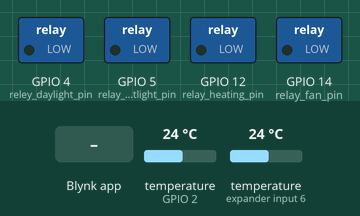
Simulated run of this sketch. Board: ESP8266 (NodeMCU). Parts: switched loads named in the sketch (green lamp = pin HIGH). The inputs (shaded band) are chosen by the test bench; at power-on: temperature (sensors on GPIO 2, expander input 6) 24 °C. WiFi joins after 1.5 s; servers stay silent unless stated.

Above: at 3.0 s.
3.1 s: Blynk app writes 0 to V9
At 4.0 s:
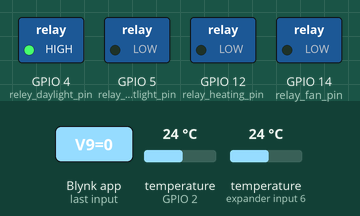
5.0 s: Blynk app writes 0 to V4
At 6.7 s:
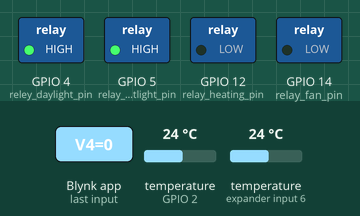
7.0 s: Blynk app writes 1 to V9
At 8.2 s:
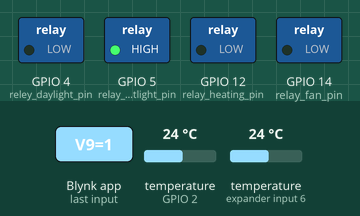
9.0 s: Blynk app writes 0 to V0
At 10.7 s:
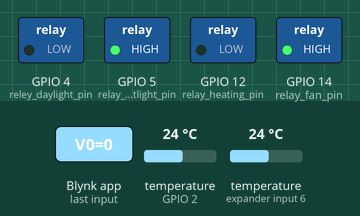
11.0 s: Blynk app writes 1 to V4
At 12.5 s:
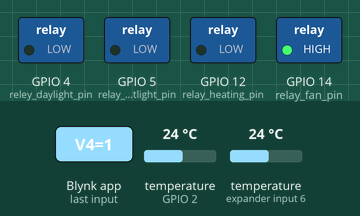
13.0 s: Blynk app writes 0 to V6
At 14.0 s:
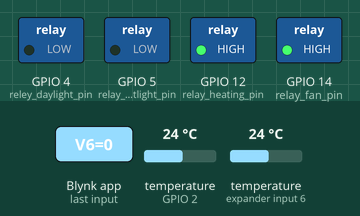
Timing chart, 0 to 16.0 s (numbered marks = the images above; inputs shaded):
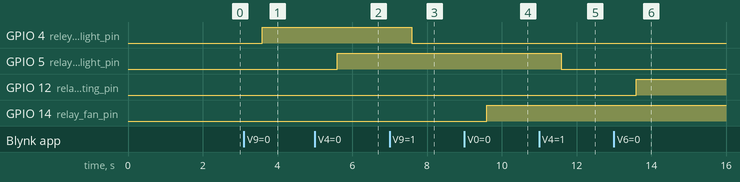

Measured:
- after the input at 3.1 s, GPIO 4 (reley_daylight_pin): LOW → HIGH after 0.50 s
- after the input at 5.0 s, GPIO 5 (relay_nightlight_pin): LOW → HIGH after 0.60 s
- after the input at 7.0 s, GPIO 4 (reley_daylight_pin): HIGH → LOW after 0.60 s
- after the input at 9.0 s, GPIO 14 (relay_fan_pin): LOW → HIGH after 0.60 s
- after the input at 11.0 s, GPIO 5 (relay_nightlight_pin): HIGH → LOW after 0.60 s
- after the input at 13.0 s, GPIO 12 (relay_heating_pin): LOW → HIGH after 0.60 s

The sketch:

cheburaqua.ino
```cpp
/*************************************************************

  This is a simple demo of sending and receiving some data.
  Be sure to check out other examples!
 *************************************************************/

/** DATASTREAMS
 V0: Fan
 V2: Timer ??
 V4: Nighttime light
 V5: Filter
 V6: Heating
 V7: Water temperature
 V8: Air temperature
 V9: Daylight
*/

/* Fill-in information from Blynk Device Info here */
#define BLYNK_TEMPLATE_ID           ""
#define BLYNK_TEMPLATE_NAME         ""
#define BLYNK_AUTH_TOKEN            ""

/* Comment this out to disable prints and save space */
#define BLYNK_PRINT Serial


#include <ESP8266WiFi.h>
#include <BlynkSimpleEsp8266.h>

/* DS18B20 Termometer includes */
#include <OneWire.h>
#include <DallasTemperature.h>

// Your WiFi credentials.
// Set password to "" for open networks.
char ssid[] = "";
char pass[] = "";

/** Labels to pins mapping
  D4: pin 2
  D2: pin 4
  D1: pin 5
  D5: pin 14
  D6: pin 12
  D7: pin 13

*/

#define TEMP_PIN 2
#define reley_daylight_pin 4
#define relay_nightlight_pin 5
#define relay_fan_pin 14
#define relay_heating_pin 12
//#define relay_filter_pin 13

OneWire oneWire(TEMP_PIN);

// is fan active
int fanState = 0;
int fanWorkingTime = 0;
int fanWaitingTime = 0;

// Pass our oneWire reference to Dallas Temperature.
DallasTemperature sensors(&oneWire);

BlynkTimer timer;

void SwitchRelay(int value, int relay) {
  if (value == 0) {
    digitalWrite(relay, HIGH);
  } else {
    digitalWrite(relay, LOW);
  }
}

// This function is called every time the device is connected to the Blynk.Cloud
BLYNK_CONNECTED(){
  Blynk.syncVirtual(V0, V4, V9);
}

// V9 - Daylight datastrem
BLYNK_WRITE(V9){
  int value = param.asInt();
  SwitchRelay(value, reley_daylight_pin);
}
// V4 - Hightlight datastrem
BLYNK_WRITE(V4) {
  int value = param.asInt();
  SwitchRelay(value, relay_nightlight_pin);
}
// V0 - Fan datastrem
BLYNK_WRITE(V0) {
  int value = param.asInt();
  SwitchRelay(value, relay_fan_pin);
}
// V6 - Heating datastrem
BLYNK_WRITE(V6) {
  int value = param.asInt();
  SwitchRelay(value, relay_heating_pin);
}
// V2 - timer datastream
BLYNK_WRITE(V2) {
  int value = param.asInt();
}

void checkFan() {
  if (fanState == 0) {
    if (fanWaitingTime < 60) {
      fanWaitingTime += 1;
    } else {
      Blynk.virtualWrite(V0, 1);
      SwitchRelay(1, relay_fan_pin);
      fanWaitingTime = 0;
      fanState = 1;
    }
  } else {
    if (fanWorkingTime < 10) {
      fanWorkingTime += 1;
    } else {
      Blynk.virtualWrite(V0, 0);
      SwitchRelay(0, relay_fan_pin);
      fanWorkingTime = 0;
      fanState = 0;
    }
  }
}

// This function is being called every secont and:
// 1. Sends Arduino's uptime to Virtual Pin 2.
// 2. Sends water temperature to Virtual Pin 7.
// 3. Sends air temperature to Virtual Pin 8.
void myTimerEvent(){
  // You can send any value at any time.
  // Please don't send more that 10 values per second.

  sensors.requestTemperatures();
  float tempW = sensors.getTempCByIndex(0);
  float tempA = sensors.getTempCByIndex(1);
  if (tempW != DEVICE_DISCONNECTED_C && tempA != DEVICE_DISCONNECTED_C) {
    Blynk.beginGroup();
    Blynk.virtualWrite(V7, tempW);
    Blynk.virtualWrite(V8, tempA);
    Blynk.endGroup();
  } else {
    Serial.println("Error: Could not read temperature data");
  }
  Blynk.virtualWrite(V2, millis() / 1000);
  checkFan();
}

void setup(){
  // Debug console
  Serial.begin(115200);
  pinMode(reley_daylight_pin, OUTPUT);
  pinMode(relay_nightlight_pin, OUTPUT);
  pinMode(relay_fan_pin, OUTPUT);
  pinMode(relay_heating_pin, OUTPUT);
  // pinMode(relay_filter_pin, OUTPUT);

  Blynk.begin(BLYNK_AUTH_TOKEN, ssid, pass);
  sensors.begin();
  // You can also specify server:
  //Blynk.begin(BLYNK_AUTH_TOKEN, ssid, pass, "blynk.cloud", 80);
  //Blynk.begin(BLYNK_AUTH_TOKEN, ssid, pass, IPAddress(192,168,1,100), 8080);

  // Setup a function to be called every second
  timer.setInterval(1000L, myTimerEvent);
}

void loop(){
  Blynk.run();
  timer.run();
  // Remember to avoid delay() function!
}
```
